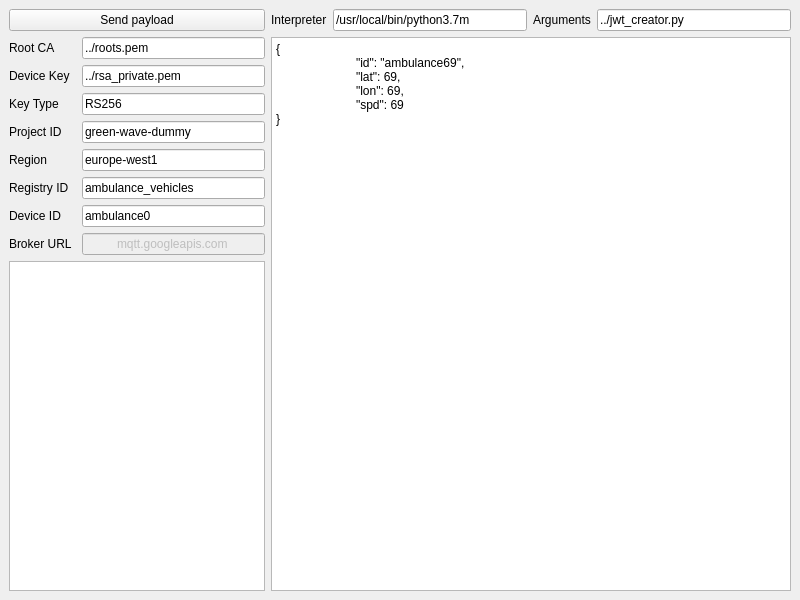
<?xml version="1.0" encoding="UTF-8"?>
<ui version="4.0">
 <class>MainWindow</class>
 <widget class="QMainWindow" name="MainWindow">
  <property name="geometry">
   <rect>
    <x>0</x>
    <y>0</y>
    <width>800</width>
    <height>600</height>
   </rect>
  </property>
  <property name="windowTitle">
   <string>MainWindow</string>
  </property>
  <widget class="QWidget" name="mainWidget">
   <layout class="QHBoxLayout" name="horizontalLayout">
    <item>
     <layout class="QVBoxLayout" name="controllArea">
      <item>
       <widget class="QPushButton" name="publish">
        <property name="text">
         <string>Send payload</string>
        </property>
       </widget>
      </item>
      <item>
       <layout class="QGridLayout" name="settingsArea">
        <property name="horizontalSpacing">
         <number>0</number>
        </property>
        <property name="verticalSpacing">
         <number>6</number>
        </property>
        <item row="2" column="1">
         <widget class="QLineEdit" name="key_type_string">
          <property name="sizePolicy">
           <sizepolicy hsizetype="Minimum" vsizetype="Fixed">
            <horstretch>0</horstretch>
            <verstretch>0</verstretch>
           </sizepolicy>
          </property>
          <property name="maximumSize">
           <size>
            <width>300</width>
            <height>16777215</height>
           </size>
          </property>
          <property name="text">
           <string>RS256</string>
          </property>
         </widget>
        </item>
        <item row="4" column="0">
         <widget class="QLabel" name="region_label">
          <property name="sizePolicy">
           <sizepolicy hsizetype="Minimum" vsizetype="Fixed">
            <horstretch>0</horstretch>
            <verstretch>0</verstretch>
           </sizepolicy>
          </property>
          <property name="maximumSize">
           <size>
            <width>73</width>
            <height>16777215</height>
           </size>
          </property>
          <property name="text">
           <string>Region</string>
          </property>
         </widget>
        </item>
        <item row="3" column="1">
         <widget class="QLineEdit" name="project_id_string">
          <property name="sizePolicy">
           <sizepolicy hsizetype="Minimum" vsizetype="Fixed">
            <horstretch>0</horstretch>
            <verstretch>0</verstretch>
           </sizepolicy>
          </property>
          <property name="maximumSize">
           <size>
            <width>300</width>
            <height>16777215</height>
           </size>
          </property>
          <property name="text">
           <string>green-wave-dummy</string>
          </property>
         </widget>
        </item>
        <item row="0" column="1">
         <widget class="QLineEdit" name="root_ca_path">
          <property name="sizePolicy">
           <sizepolicy hsizetype="Minimum" vsizetype="Fixed">
            <horstretch>0</horstretch>
            <verstretch>0</verstretch>
           </sizepolicy>
          </property>
          <property name="maximumSize">
           <size>
            <width>300</width>
            <height>16777215</height>
           </size>
          </property>
          <property name="text">
           <string>../roots.pem</string>
          </property>
         </widget>
        </item>
        <item row="6" column="1">
         <widget class="QLineEdit" name="device_id_string">
          <property name="sizePolicy">
           <sizepolicy hsizetype="Minimum" vsizetype="Fixed">
            <horstretch>0</horstretch>
            <verstretch>0</verstretch>
           </sizepolicy>
          </property>
          <property name="maximumSize">
           <size>
            <width>300</width>
            <height>16777215</height>
           </size>
          </property>
          <property name="text">
           <string>ambulance0</string>
          </property>
         </widget>
        </item>
        <item row="4" column="1">
         <widget class="QLineEdit" name="region_string">
          <property name="sizePolicy">
           <sizepolicy hsizetype="Minimum" vsizetype="Fixed">
            <horstretch>0</horstretch>
            <verstretch>0</verstretch>
           </sizepolicy>
          </property>
          <property name="maximumSize">
           <size>
            <width>300</width>
            <height>16777215</height>
           </size>
          </property>
          <property name="text">
           <string>europe-west1</string>
          </property>
         </widget>
        </item>
        <item row="2" column="0">
         <widget class="QLabel" name="key_type_label">
          <property name="sizePolicy">
           <sizepolicy hsizetype="Minimum" vsizetype="Fixed">
            <horstretch>0</horstretch>
            <verstretch>0</verstretch>
           </sizepolicy>
          </property>
          <property name="maximumSize">
           <size>
            <width>73</width>
            <height>16777215</height>
           </size>
          </property>
          <property name="text">
           <string>Key Type</string>
          </property>
         </widget>
        </item>
        <item row="1" column="0">
         <widget class="QLabel" name="device_key_label">
          <property name="sizePolicy">
           <sizepolicy hsizetype="Minimum" vsizetype="Fixed">
            <horstretch>0</horstretch>
            <verstretch>0</verstretch>
           </sizepolicy>
          </property>
          <property name="maximumSize">
           <size>
            <width>73</width>
            <height>16777215</height>
           </size>
          </property>
          <property name="text">
           <string>Device Key</string>
          </property>
         </widget>
        </item>
        <item row="7" column="1">
         <widget class="QLineEdit" name="broker_url_string">
          <property name="enabled">
           <bool>false</bool>
          </property>
          <property name="sizePolicy">
           <sizepolicy hsizetype="Minimum" vsizetype="Fixed">
            <horstretch>0</horstretch>
            <verstretch>0</verstretch>
           </sizepolicy>
          </property>
          <property name="maximumSize">
           <size>
            <width>300</width>
            <height>16777215</height>
           </size>
          </property>
          <property name="text">
           <string>mqtt.googleapis.com</string>
          </property>
          <property name="alignment">
           <set>Qt::AlignCenter</set>
          </property>
         </widget>
        </item>
        <item row="0" column="0">
         <widget class="QLabel" name="root_ca_label">
          <property name="sizePolicy">
           <sizepolicy hsizetype="Minimum" vsizetype="Fixed">
            <horstretch>0</horstretch>
            <verstretch>0</verstretch>
           </sizepolicy>
          </property>
          <property name="maximumSize">
           <size>
            <width>73</width>
            <height>16777215</height>
           </size>
          </property>
          <property name="text">
           <string>Root CA</string>
          </property>
         </widget>
        </item>
        <item row="6" column="0">
         <widget class="QLabel" name="device_id_label">
          <property name="sizePolicy">
           <sizepolicy hsizetype="Minimum" vsizetype="Fixed">
            <horstretch>0</horstretch>
            <verstretch>0</verstretch>
           </sizepolicy>
          </property>
          <property name="maximumSize">
           <size>
            <width>73</width>
            <height>16777215</height>
           </size>
          </property>
          <property name="text">
           <string>Device ID</string>
          </property>
         </widget>
        </item>
        <item row="1" column="1">
         <widget class="QLineEdit" name="device_key_path">
          <property name="sizePolicy">
           <sizepolicy hsizetype="Minimum" vsizetype="Fixed">
            <horstretch>0</horstretch>
            <verstretch>0</verstretch>
           </sizepolicy>
          </property>
          <property name="maximumSize">
           <size>
            <width>300</width>
            <height>16777215</height>
           </size>
          </property>
          <property name="text">
           <string>../rsa_private.pem</string>
          </property>
         </widget>
        </item>
        <item row="3" column="0">
         <widget class="QLabel" name="project_id_label">
          <property name="sizePolicy">
           <sizepolicy hsizetype="Minimum" vsizetype="Fixed">
            <horstretch>0</horstretch>
            <verstretch>0</verstretch>
           </sizepolicy>
          </property>
          <property name="maximumSize">
           <size>
            <width>73</width>
            <height>16777215</height>
           </size>
          </property>
          <property name="text">
           <string>Project ID</string>
          </property>
         </widget>
        </item>
        <item row="5" column="0">
         <widget class="QLabel" name="registry_id_label">
          <property name="sizePolicy">
           <sizepolicy hsizetype="Minimum" vsizetype="Fixed">
            <horstretch>0</horstretch>
            <verstretch>0</verstretch>
           </sizepolicy>
          </property>
          <property name="maximumSize">
           <size>
            <width>73</width>
            <height>16777215</height>
           </size>
          </property>
          <property name="text">
           <string>Registry ID</string>
          </property>
         </widget>
        </item>
        <item row="7" column="0">
         <widget class="QLabel" name="broker_url_label">
          <property name="sizePolicy">
           <sizepolicy hsizetype="Minimum" vsizetype="Fixed">
            <horstretch>0</horstretch>
            <verstretch>0</verstretch>
           </sizepolicy>
          </property>
          <property name="maximumSize">
           <size>
            <width>73</width>
            <height>16777215</height>
           </size>
          </property>
          <property name="text">
           <string>Broker URL</string>
          </property>
         </widget>
        </item>
        <item row="5" column="1">
         <widget class="QLineEdit" name="registry_id_string">
          <property name="sizePolicy">
           <sizepolicy hsizetype="Minimum" vsizetype="Fixed">
            <horstretch>0</horstretch>
            <verstretch>0</verstretch>
           </sizepolicy>
          </property>
          <property name="maximumSize">
           <size>
            <width>300</width>
            <height>16777215</height>
           </size>
          </property>
          <property name="text">
           <string>ambulance_vehicles</string>
          </property>
         </widget>
        </item>
       </layout>
      </item>
      <item>
       <widget class="QTextBrowser" name="console">
        <property name="sizePolicy">
         <sizepolicy hsizetype="Minimum" vsizetype="Expanding">
          <horstretch>0</horstretch>
          <verstretch>0</verstretch>
         </sizepolicy>
        </property>
       </widget>
      </item>
     </layout>
    </item>
    <item>
     <layout class="QVBoxLayout" name="inputArea">
      <item>
       <layout class="QHBoxLayout" name="jwt_script">
        <item>
         <widget class="QLabel" name="interpreter_label">
          <property name="text">
           <string>Interpreter</string>
          </property>
         </widget>
        </item>
        <item>
         <widget class="QLineEdit" name="interpreter_path">
          <property name="text">
           <string>/usr/local/bin/python3.7m</string>
          </property>
         </widget>
        </item>
        <item>
         <widget class="QLabel" name="arguments_label">
          <property name="text">
           <string>Arguments</string>
          </property>
         </widget>
        </item>
        <item>
         <widget class="QLineEdit" name="arguments_string">
          <property name="text">
           <string>../jwt_creator.py</string>
          </property>
         </widget>
        </item>
       </layout>
      </item>
      <item>
       <widget class="QPlainTextEdit" name="jsonInputArea">
        <property name="sizePolicy">
         <sizepolicy hsizetype="Expanding" vsizetype="Expanding">
          <horstretch>0</horstretch>
          <verstretch>0</verstretch>
         </sizepolicy>
        </property>
        <property name="plainText">
         <string>{
	&quot;id&quot;: &quot;ambulance69&quot;,
	&quot;lat&quot;: 69,
	&quot;lon&quot;: 69,
	&quot;spd&quot;: 69
}</string>
        </property>
       </widget>
      </item>
     </layout>
    </item>
   </layout>
  </widget>
 </widget>
 <tabstops>
  <tabstop>root_ca_path</tabstop>
  <tabstop>device_key_path</tabstop>
  <tabstop>key_type_string</tabstop>
  <tabstop>project_id_string</tabstop>
  <tabstop>region_string</tabstop>
  <tabstop>registry_id_string</tabstop>
  <tabstop>device_id_string</tabstop>
  <tabstop>broker_url_string</tabstop>
  <tabstop>publish</tabstop>
  <tabstop>console</tabstop>
 </tabstops>
 <resources/>
 <connections/>
</ui>
